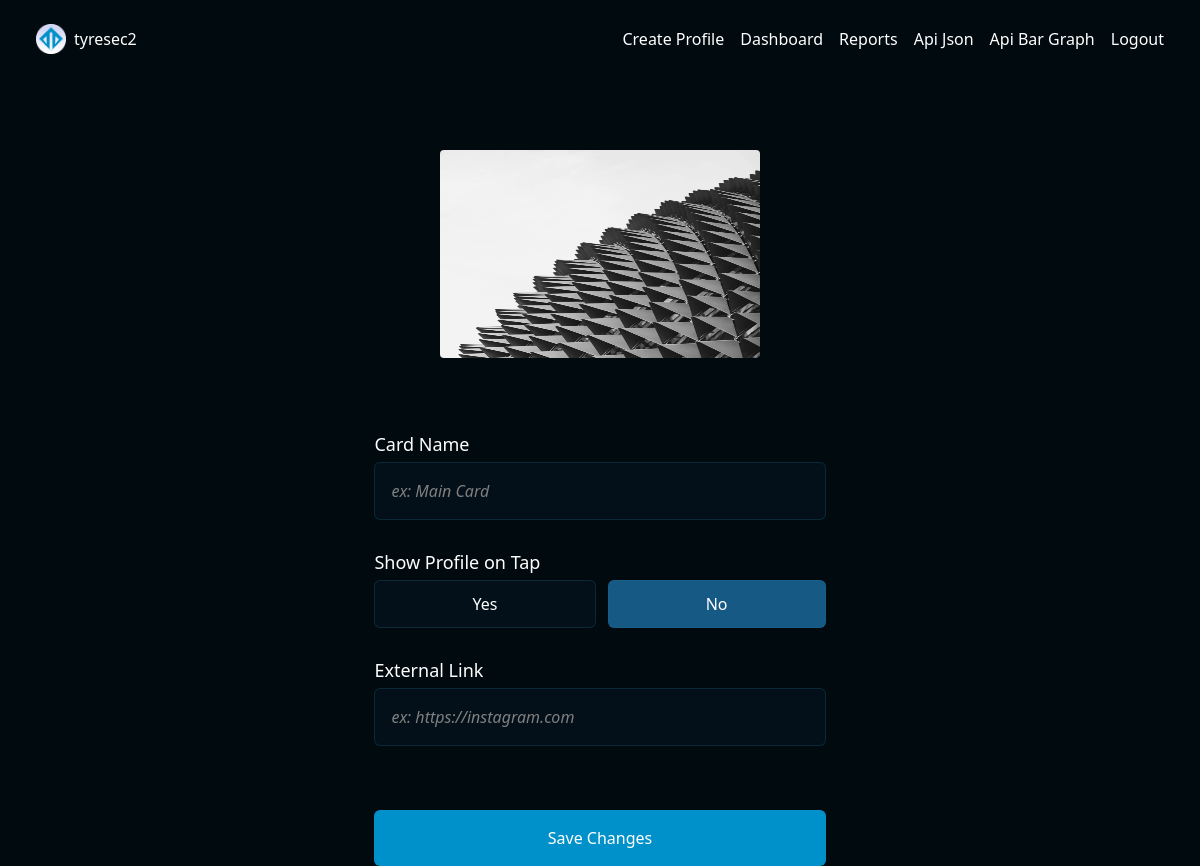
Before: /card/EPF7XXF/class-update/ (signed in) with the older database file.
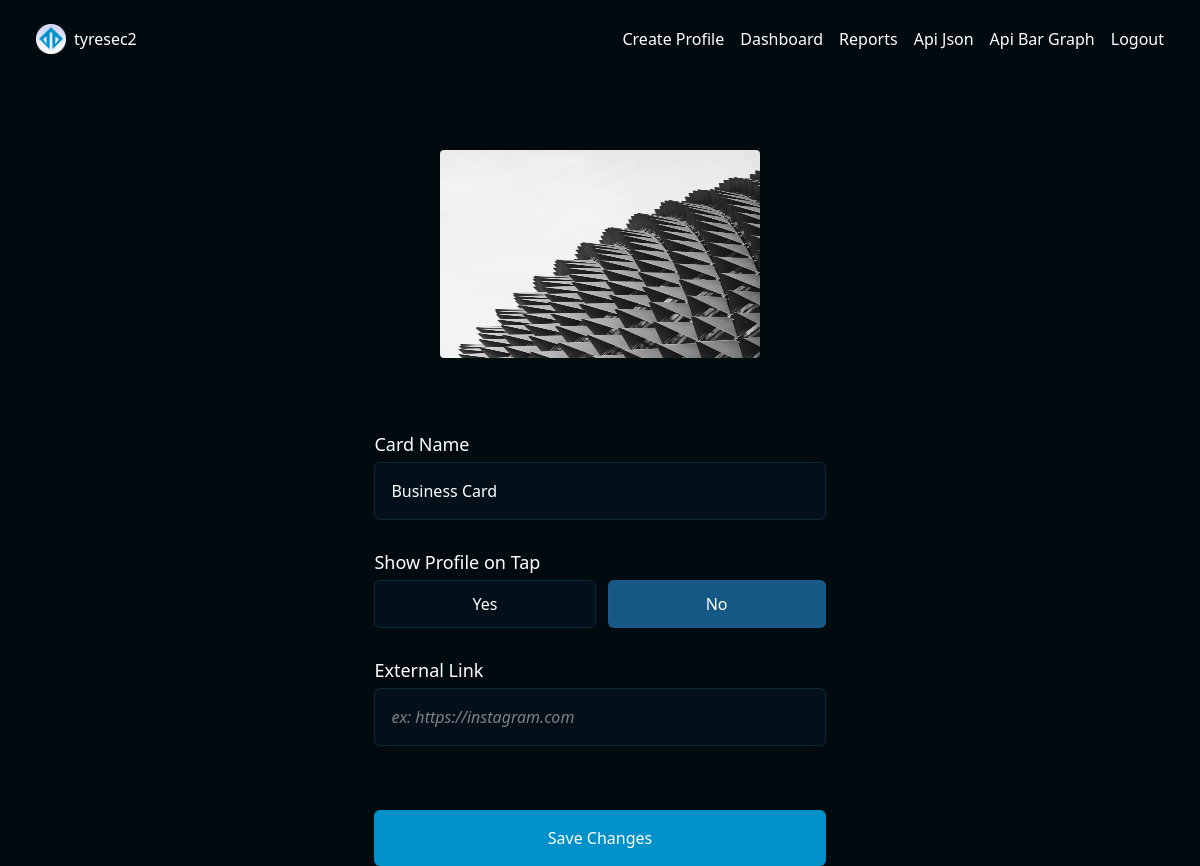
After: the same page with the newer database file.
### cardManager/models.py (models this page shows, shortened)
class Card(models.Model):
	card_id = models.AutoField(primary_key=True)
	token = models.CharField(max_length=7, default=gen_token, blank=False,null=False, unique=True)
	owner = models.ForeignKey(Owner, on_delete=models.PROTECT, related_name='cards',null=True, blank=True)
	alias = models.CharField(max_length=60, blank=True)
	show_profile = models.BooleanField(default=False)
	reroute_url = models.URLField(max_length=200, blank=True)
	design = models.ForeignKey(Design, on_delete=models.PROTECT, related_name='cards', null=False, blank=False)
	class Meta:
		constraints = [
			UniqueConstraint(fields=['owner','alias'], name='unique_card_alias')
		]

class Design(models.Model):
	design_id = models.AutoField(primary_key=True)
	name = models.CharField(blank=False, null=False, max_length=50)
	front_design = models.ImageField(upload_to='cardDesigns/', blank=True)

### cardManager/views.py (the view)
# urls.py: path('card/<str:card_token>/class-update/', views.CardUpdate.as_view(), name='card_class_update_view'),
class CardUpdate(LoginRequiredMixin,UpdateView):
	model = Card
	form_class = CardForm
	slug_field = 'token'
	slug_url_kwarg = 'card_token'
	template_name = 'cardManager/card_update.html'
	success_url = reverse_lazy('dashboard_view')

### cardManager/forms.py (shortened to what this page needs)
class CardForm(forms.ModelForm):
	class Meta:
		model = Card
		exclude = ['token','owner','design']

### cardManager/templates/cardManager/card_update.html (shortened to what this page needs)
{% extends 'cardManager/base.html' %}
{% load static %}
{% block hero_header %}
<div class="flex flex-row justify-center gap-2">
	<img
		class="w-[16rem] h-[10rem] rounded-sm md:w-[20rem] md:h-[13rem]"
		src="{{ card.design.front_design.url }}"
	/>
</div>
{% endblock %}
{% block content %}
	<form method="post" class="flex m-auto flex-col gap-7 md:w-3/4 lg:w-2/5">
		<div class="flex flex-col gap-1">
	    	<label for="id_alias" class="text-bold text-lg">Card Name</label>
	    	<input
		    	type="text"
		    	class="bg-[var(--color-input-bkg)] border-solid border-[1px] border-[var(--color-input-border)] rounded-md p-4"
		    	placeholder="ex: Main Card"
		    	id="id_alias"
		    	name="alias"
		    	maxlength="{{ form.fields.alias.max_length }}"
		    	{% if card.alias %} value="{{ card.alias }}" {% endif %}
		    	required
	    	/>
    	</div>
    	<div class="flex flex-col gap-1">
	    	<label for="id_show_profile" class="text-bold text-lg">Show Profile on Tap</label>
	    	<div class="flex flex-row gap-3">
		    	<input
		    		type="radio"
		    		onclick="toggleRedirectDiv(this.id)"
			    	class="bg-[var(--color-input-bkg)] border-solid border-[1px] border-[var(--color-input-border)] rounded-md"
			    	value="True"
			    	id="yes"
			    	name="show_profile"
			    >
		    	<input type="radio" onclick="toggleRedirectDiv(this.id)" class="bg-[var(--color-input-bkg)] border-solid border-[1px] border-[var(--color-input-border)] rounded-md"  value="False" id="no" name="show_profile" {% if not hide_redirect_div and not form.cleaned_data.show_profile %} checked {% endif %}>
	    	</div>
    	</div>
    	<div class="flex flex-col gap-1 dimmable {% if hide_redirect_div %} dim-out {% endif %}" id="redirectDiv">
	    	<label for="id_reroute_url" class="text-bold text-lg">External Link</label>
	    	<input
		    	type="url"
		    	class="bg-[var(--color-input-bkg)] border-solid border-[1px] border-[var(--color-input-border)] rounded-md p-4"
		    	placeholder="ex: https://instagram.com"
		    	id="id_reroute_url"
		    	name="reroute_url"
		    	maxlength="{{ form.fields.reroute_url.max_length }}"
	    	/>
    	</div>
		<input class="bg-[var(--color-main)] rounded-md py-4 mt-9" type="submit" value="Save Changes">
	</form>
{% endblock %}

Changed rows visible on the page:
changed Card: alias (not shown) → "Business Card"
